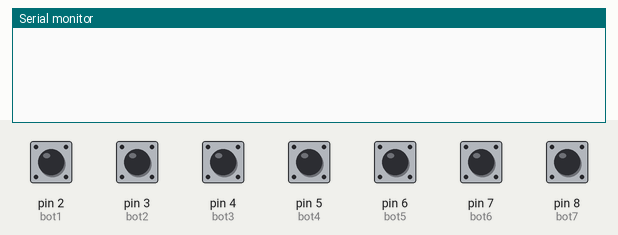
Recording of a sketch running on a simulated Arduino Uno, built with avr-gcc and run on an emulated ATmega328P. On the bench: the last lines printed to the serial monitor. Inputs (shaded band) come from the test bench; at power-on: pin 2 (bot1), pin 3 (bot2), pin 4 (bot3), pin 5 (bot4), pin 6 (bot5), pin 7 (bot6), pin 8 (bot7) LOW.

Above: at 1.2 s.
1.3 s: pin 2 (bot1) pulled HIGH for 0.15 s
At 1.9 s:
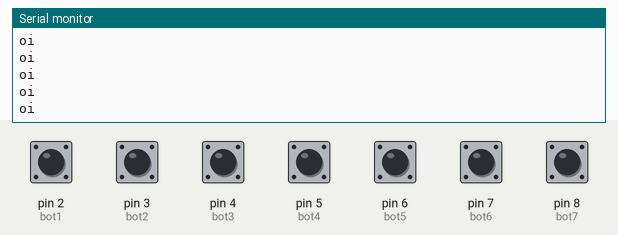
2.9 s: pin 3 (bot2) pulled HIGH for 0.15 s
At 4.2 s:
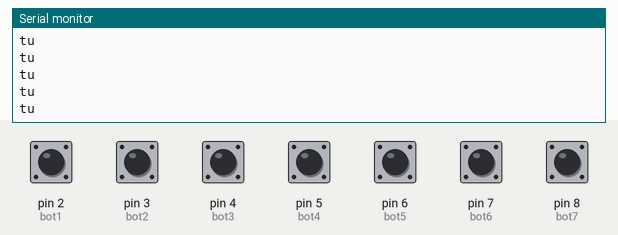
4.5 s: pin 4 (bot3) pulled HIGH for 0.15 s
At 5.6 s:
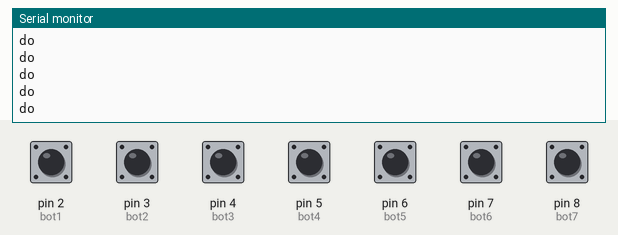
6.1 s: pin 5 (bot4) pulled HIGH for 0.15 s
At 6.7 s:
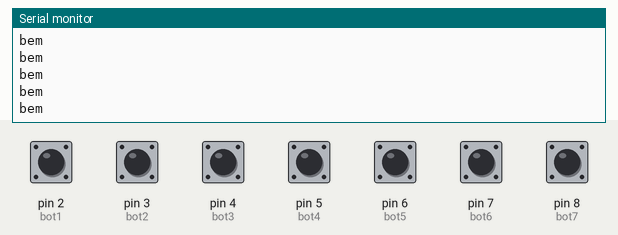
7.7 s: pin 6 (bot5) pulled HIGH for 0.15 s
At 9.0 s:
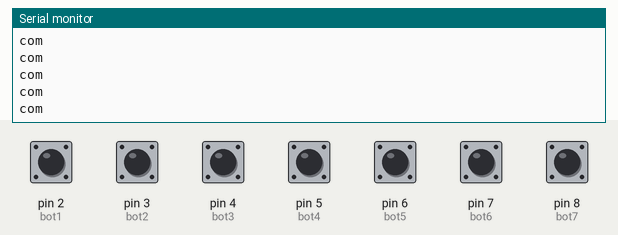
9.3 s: pin 7 (bot6) pulled HIGH for 0.15 s
At 10.2 s:
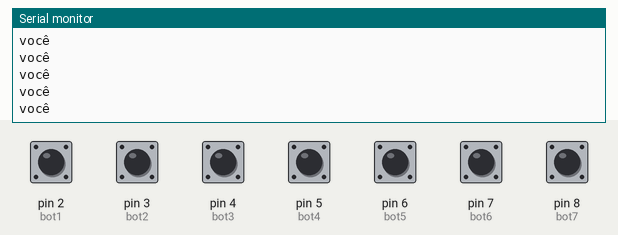

The sketch:

cod.ino
```cpp
const int bot1 = 2;
const int bot2 = 3;
const int bot3 = 4;
const int bot4 = 5;
const int bot5 = 6;
const int bot6 = 7;
const int bot7 = 8;

void setup()
{
  pinMode(bot1, INPUT);
   Serial.begin(9600);
  pinMode(bot2, INPUT);
   Serial.begin(9600);
  pinMode(bot3, INPUT);
   Serial.begin(9600);
  pinMode(bot4, INPUT);
   Serial.begin(9600);
  pinMode(bot6, INPUT);
   Serial.begin(9600);
  pinMode(bot7, INPUT);
   Serial.begin(9600);
}

int var1;
int var2;
int var3;
int var4;
int var5;
int var6;
int var7;

void loop()
{
  var1 = digitalRead(bot1);
  var2 = digitalRead(bot2);
  var3 = digitalRead(bot3);
  var4 = digitalRead(bot4);
  var5 = digitalRead(bot5);
  var6 = digitalRead(bot6);
  var7 = digitalRead(bot7);

  if(var1){
    Serial.println("oi");
  }
  if(var2){
    Serial.println("tu");
  }
  if(var3){
    Serial.println("do");
  }
  if(var4){
    Serial.println("bem");
  }
  if(var5){
    Serial.println("com");
  }
  if(var6){
    Serial.println("você");
  }
  if(var7){
    Serial.println("?");
  }
}
```

Measured:
- after the input at 1.3 s, the serial monitor: prints a new line at once (image 1)
- after the input at 2.9 s, the serial monitor: prints a new line at once (image 2)
- after the input at 4.5 s, the serial monitor: prints a new line at once (image 3)
- after the input at 6.1 s, the serial monitor: prints a new line at once (image 4)
- after the input at 7.7 s, the serial monitor: prints a new line at once (image 5)
- after the input at 9.3 s, the serial monitor: prints a new line at once (image 6)
